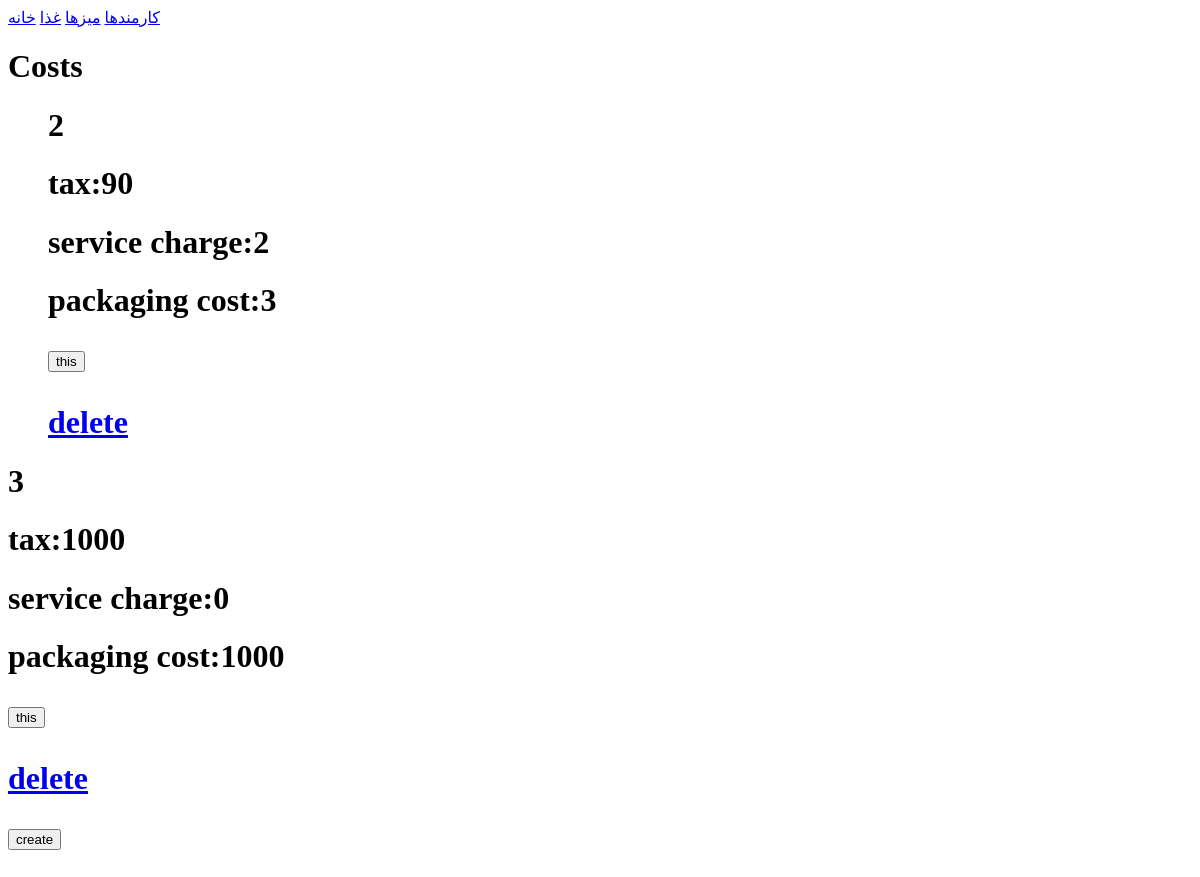
The app's page /restaurant_ad/CostHome_detail (signed in), older data.
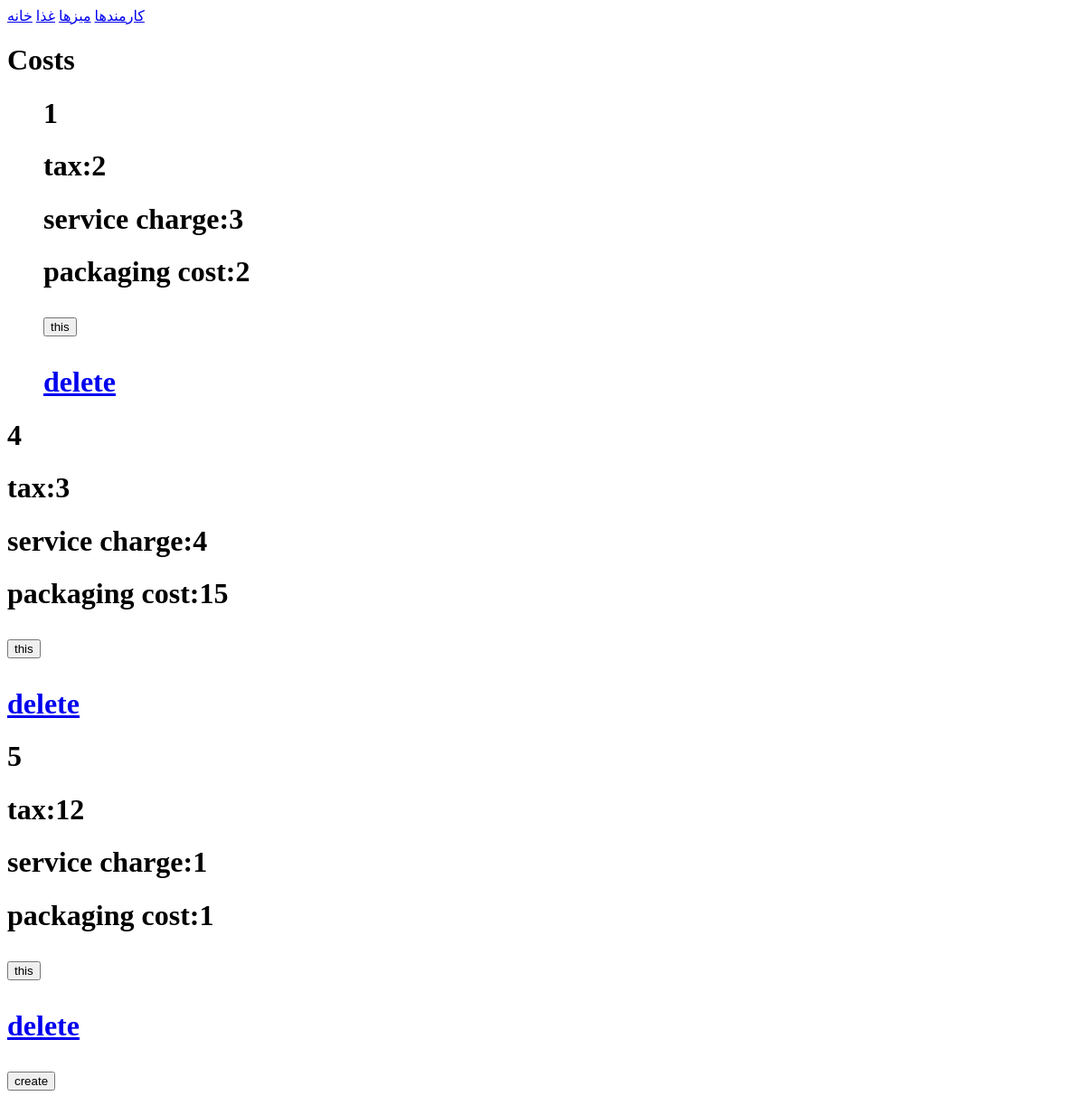
The same page, newer data.
### restaurant_admin/models.py (models this page shows, shortened)
class Cost(models.Model):
    tax = models.PositiveIntegerField(default=1)
    service_charge = models.PositiveIntegerField(default=1)
    packaging_cost =  models.PositiveIntegerField(default=1)

### restaurant_admin/views.py (the view)
# urls.py: path(r'CostHome_detail',views.CostHomeDetailView.as_view(), name='CostHome_detail'),
@method_decorator(login_required, name='dispatch')
class CostHomeDetailView(SpecialView):
    template_name = 'restaurant_admin/CostHomedetail.html'
    form= forms.CostForm
    create_form= None
    update_form= None
    chosen_object=None
    create_bool = False
    model = models.Cost
    fields='__all__'

### restaurant_admin/views.py (called while the page is built)
    def get(self,*args,**kwargs):
        self.queryset=self.model.objects.all()
        return render(self.request, self.template_name,context={'object_list':self.queryset,
                                                             'chosen_object': self.chosen_object,
                                                             'update_form': self.update_form,
                                                             'create_form':self.create_form,
                                                             'create_bool':self.create_bool})

### templates/restaurant_admin/CostHomedetail.html (shortened to what this page needs)
<a href="{% url 'restaurant_admin:WorkerHome_detail' %}">کارمندها</a>
<a href="{% url 'restaurant_admin:TableHome_detail' %}">میزها</a>
<a href="{% url 'restaurant_admin:FoodHome_detail' %}">غذا</a>
<a href="{% url 'restaurant_admin:admin_home' %}">خانه</a>
<h1>Costs</h1>
<ul>
{% for c in object_list %}
    <h1>{{c.id}}<h1>
    <h1>tax:{{c.tax}}<h1>
    <h1>service charge:{{c.service_charge}}<h1>
    <h1>packaging cost:{{c.packaging_cost}}<h1>
      <form method="post">
          <p><input type="submit" value="this" ></p>
      </form>
      <a href="{% url 'restaurant_admin:Cost_delete' pk=c.pk %}">delete</a></ul>
{% empty %}
    <li>No Cost yet.</li>
{% endfor %}
<form method="post">
    <p><input type="submit" name="create" value="create" ></p>
</form>

Row changes from the older to the newer data that the page shows:
removed Cost: id "2", tax "90", service_charge "2", packaging_cost "3"
removed Cost: id "3", tax "1000", service_charge "0", packaging_cost "1000"
added Cost: id "1", tax "2", service_charge "3", packaging_cost "2"
added Cost: id "4", tax "3", service_charge "4", packaging_cost "15"
added Cost: id "5", tax "12", service_charge "1", packaging_cost "1"
